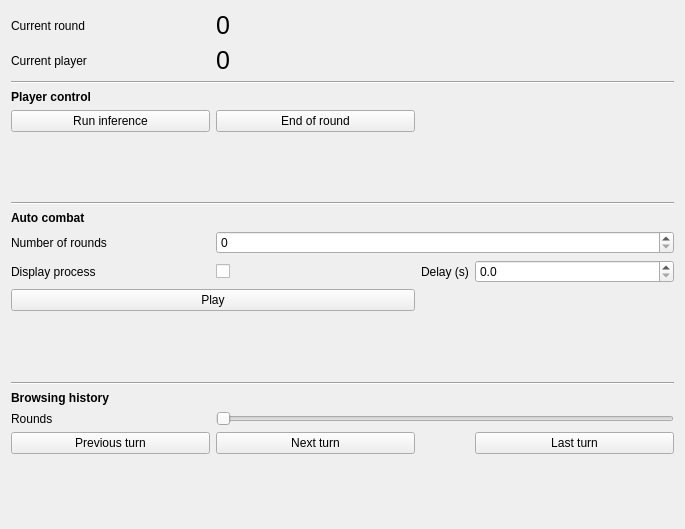
<?xml version="1.0" encoding="UTF-8"?>
<ui version="4.0">
 <class>Form</class>
 <widget class="QWidget" name="Form">
  <property name="geometry">
   <rect>
    <x>0</x>
    <y>0</y>
    <width>685</width>
    <height>529</height>
   </rect>
  </property>
  <property name="windowTitle">
   <string>Form</string>
  </property>
  <layout class="QGridLayout" name="gridLayout">
   <item row="9" column="2">
    <widget class="QLabel" name="label">
     <property name="text">
      <string>Delay (s)</string>
     </property>
    </widget>
   </item>
   <item row="15" column="0">
    <widget class="QPushButton" name="previousTurnButton">
     <property name="toolTip">
      <string>Move back to previous player.</string>
     </property>
     <property name="text">
      <string>Previous turn</string>
     </property>
    </widget>
   </item>
   <item row="15" column="1">
    <widget class="QPushButton" name="nextTurnButton">
     <property name="toolTip">
      <string>Move  to next player.</string>
     </property>
     <property name="text">
      <string>Next turn</string>
     </property>
    </widget>
   </item>
   <item row="11" column="0">
    <spacer name="verticalSpacer">
     <property name="orientation">
      <enum>Qt::Vertical</enum>
     </property>
     <property name="sizeHint" stdset="0">
      <size>
       <width>20</width>
       <height>40</height>
      </size>
     </property>
    </spacer>
   </item>
   <item row="4" column="0">
    <widget class="QPushButton" name="runInferenceButton">
     <property name="sizePolicy">
      <sizepolicy hsizetype="MinimumExpanding" vsizetype="Fixed">
       <horstretch>0</horstretch>
       <verstretch>0</verstretch>
      </sizepolicy>
     </property>
     <property name="toolTip">
      <string>Run one round of current user inference.</string>
     </property>
     <property name="text">
      <string>Run inference</string>
     </property>
    </widget>
   </item>
   <item row="4" column="1">
    <widget class="QPushButton" name="endOfRoundButton">
     <property name="sizePolicy">
      <sizepolicy hsizetype="MinimumExpanding" vsizetype="Fixed">
       <horstretch>0</horstretch>
       <verstretch>0</verstretch>
      </sizepolicy>
     </property>
     <property name="toolTip">
      <string>Finish user round and execute all enemies round.</string>
     </property>
     <property name="text">
      <string>End of round</string>
     </property>
    </widget>
   </item>
   <item row="14" column="0">
    <widget class="QLabel" name="label_8">
     <property name="text">
      <string>Rounds</string>
     </property>
    </widget>
   </item>
   <item row="16" column="0">
    <spacer name="verticalSpacer_2">
     <property name="orientation">
      <enum>Qt::Vertical</enum>
     </property>
     <property name="sizeHint" stdset="0">
      <size>
       <width>20</width>
       <height>40</height>
      </size>
     </property>
    </spacer>
   </item>
   <item row="13" column="0">
    <widget class="QLabel" name="label_7">
     <property name="font">
      <font>
       <weight>75</weight>
       <bold>true</bold>
      </font>
     </property>
     <property name="text">
      <string>Browsing history</string>
     </property>
    </widget>
   </item>
   <item row="3" column="0">
    <widget class="QLabel" name="label_3">
     <property name="font">
      <font>
       <weight>75</weight>
       <bold>true</bold>
      </font>
     </property>
     <property name="text">
      <string>Player control</string>
     </property>
    </widget>
   </item>
   <item row="7" column="0">
    <widget class="QLabel" name="label_4">
     <property name="font">
      <font>
       <weight>75</weight>
       <bold>true</bold>
      </font>
     </property>
     <property name="text">
      <string>Auto combat</string>
     </property>
    </widget>
   </item>
   <item row="1" column="1">
    <widget class="QLabel" name="currentPlayerLabel">
     <property name="font">
      <font>
       <pointsize>19</pointsize>
       <kerning>true</kerning>
      </font>
     </property>
     <property name="text">
      <string>0</string>
     </property>
    </widget>
   </item>
   <item row="1" column="0">
    <widget class="QLabel" name="label_9">
     <property name="text">
      <string>Current player</string>
     </property>
    </widget>
   </item>
   <item row="0" column="1">
    <widget class="QLabel" name="currentRoundLabel">
     <property name="font">
      <font>
       <pointsize>19</pointsize>
      </font>
     </property>
     <property name="text">
      <string>0</string>
     </property>
    </widget>
   </item>
   <item row="9" column="1">
    <widget class="QCheckBox" name="displayProcessCheck">
     <property name="sizePolicy">
      <sizepolicy hsizetype="Maximum" vsizetype="Fixed">
       <horstretch>0</horstretch>
       <verstretch>0</verstretch>
      </sizepolicy>
     </property>
     <property name="text">
      <string/>
     </property>
    </widget>
   </item>
   <item row="5" column="0">
    <spacer name="verticalSpacer_4">
     <property name="orientation">
      <enum>Qt::Vertical</enum>
     </property>
     <property name="sizeHint" stdset="0">
      <size>
       <width>20</width>
       <height>40</height>
      </size>
     </property>
    </spacer>
   </item>
   <item row="0" column="0">
    <widget class="QLabel" name="label_2">
     <property name="text">
      <string>Current round</string>
     </property>
    </widget>
   </item>
   <item row="8" column="0">
    <widget class="QLabel" name="label_5">
     <property name="text">
      <string>Number of rounds</string>
     </property>
    </widget>
   </item>
   <item row="9" column="0">
    <widget class="QLabel" name="label_6">
     <property name="text">
      <string>Display process</string>
     </property>
    </widget>
   </item>
   <item row="9" column="3">
    <widget class="QDoubleSpinBox" name="delayBox">
     <property name="sizePolicy">
      <sizepolicy hsizetype="Expanding" vsizetype="Fixed">
       <horstretch>0</horstretch>
       <verstretch>0</verstretch>
      </sizepolicy>
     </property>
     <property name="buttonSymbols">
      <enum>QAbstractSpinBox::UpDownArrows</enum>
     </property>
     <property name="showGroupSeparator" stdset="0">
      <bool>false</bool>
     </property>
     <property name="decimals">
      <number>1</number>
     </property>
     <property name="maximum">
      <double>5.000000000000000</double>
     </property>
     <property name="singleStep">
      <double>0.100000000000000</double>
     </property>
    </widget>
   </item>
   <item row="8" column="1" colspan="3">
    <widget class="QSpinBox" name="roundsBox"/>
   </item>
   <item row="4" column="2" colspan="2">
    <spacer name="horizontalSpacer">
     <property name="orientation">
      <enum>Qt::Horizontal</enum>
     </property>
     <property name="sizeHint" stdset="0">
      <size>
       <width>40</width>
       <height>20</height>
      </size>
     </property>
    </spacer>
   </item>
   <item row="2" column="0" colspan="4">
    <widget class="Line" name="line">
     <property name="orientation">
      <enum>Qt::Horizontal</enum>
     </property>
    </widget>
   </item>
   <item row="6" column="0" colspan="4">
    <widget class="Line" name="line_2">
     <property name="orientation">
      <enum>Qt::Horizontal</enum>
     </property>
    </widget>
   </item>
   <item row="12" column="0" colspan="4">
    <widget class="Line" name="line_3">
     <property name="orientation">
      <enum>Qt::Horizontal</enum>
     </property>
    </widget>
   </item>
   <item row="14" column="1" colspan="3">
    <widget class="QSlider" name="horizontalSlider_2">
     <property name="orientation">
      <enum>Qt::Horizontal</enum>
     </property>
    </widget>
   </item>
   <item row="10" column="0" colspan="2">
    <widget class="QPushButton" name="playButton">
     <property name="sizePolicy">
      <sizepolicy hsizetype="MinimumExpanding" vsizetype="Fixed">
       <horstretch>0</horstretch>
       <verstretch>0</verstretch>
      </sizepolicy>
     </property>
     <property name="toolTip">
      <string>Simulate number of rounds specified above.</string>
     </property>
     <property name="text">
      <string>Play</string>
     </property>
    </widget>
   </item>
   <item row="15" column="3">
    <widget class="QPushButton" name="lastTurnButton">
     <property name="toolTip">
      <string>End history browse and go to present</string>
     </property>
     <property name="text">
      <string>Last turn</string>
     </property>
    </widget>
   </item>
  </layout>
 </widget>
 <resources/>
 <connections/>
</ui>
